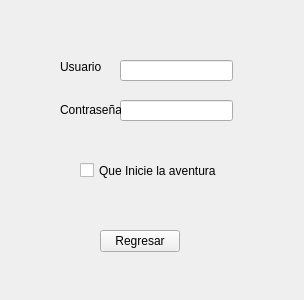
<?xml version="1.0" encoding="UTF-8"?>
<ui version="4.0">
 <class>OneIni</class>
 <widget class="QWidget" name="OneIni">
  <property name="geometry">
   <rect>
    <x>0</x>
    <y>0</y>
    <width>304</width>
    <height>300</height>
   </rect>
  </property>
  <property name="windowTitle">
   <string>Form</string>
  </property>
  <widget class="QLabel" name="label_3">
   <property name="geometry">
    <rect>
     <x>60</x>
     <y>60</y>
     <width>47</width>
     <height>14</height>
    </rect>
   </property>
   <property name="text">
    <string>Usuario</string>
   </property>
  </widget>
  <widget class="QLineEdit" name="Usu">
   <property name="geometry">
    <rect>
     <x>120</x>
     <y>60</y>
     <width>113</width>
     <height>21</height>
    </rect>
   </property>
  </widget>
  <widget class="QLineEdit" name="Contra">
   <property name="geometry">
    <rect>
     <x>120</x>
     <y>100</y>
     <width>113</width>
     <height>21</height>
    </rect>
   </property>
   <property name="echoMode">
    <enum>QLineEdit::Password</enum>
   </property>
  </widget>
  <widget class="QCheckBox" name="Iniciar">
   <property name="geometry">
    <rect>
     <x>80</x>
     <y>160</y>
     <width>141</width>
     <height>21</height>
    </rect>
   </property>
   <property name="text">
    <string>Que Inicie la aventura</string>
   </property>
  </widget>
  <widget class="QPushButton" name="RegresarButton">
   <property name="geometry">
    <rect>
     <x>100</x>
     <y>230</y>
     <width>80</width>
     <height>22</height>
    </rect>
   </property>
   <property name="text">
    <string>Regresar</string>
   </property>
  </widget>
  <widget class="QLabel" name="label_4">
   <property name="geometry">
    <rect>
     <x>60</x>
     <y>100</y>
     <width>61</width>
     <height>20</height>
    </rect>
   </property>
   <property name="text">
    <string>Contraseña</string>
   </property>
  </widget>
 </widget>
 <resources/>
 <connections/>
</ui>
